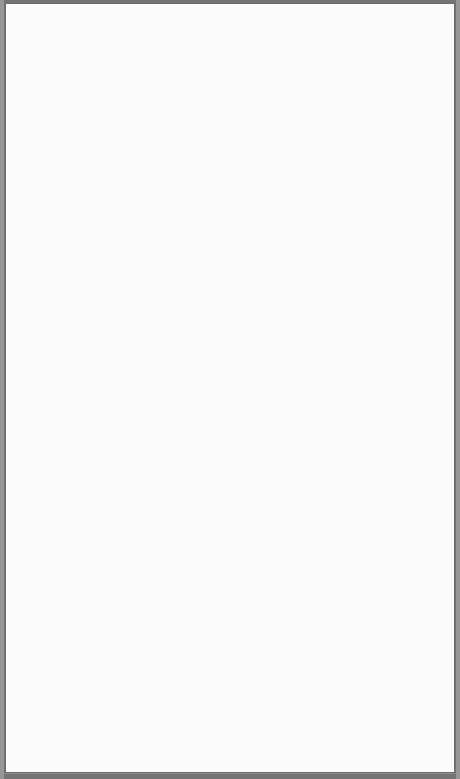
<?xml version="1.0" encoding="UTF-8"?>
<ui version="4.0">
 <class>MainWindow</class>
 <widget class="QMainWindow" name="MainWindow">
  <property name="geometry">
   <rect>
    <x>0</x>
    <y>0</y>
    <width>460</width>
    <height>779</height>
   </rect>
  </property>
  <property name="sizePolicy">
   <sizepolicy hsizetype="Expanding" vsizetype="Expanding">
    <horstretch>0</horstretch>
    <verstretch>0</verstretch>
   </sizepolicy>
  </property>
  <property name="palette">
   <palette>
    <active>
     <colorrole role="Base">
      <brush brushstyle="SolidPattern">
       <color alpha="255">
        <red>255</red>
        <green>255</green>
        <blue>255</blue>
       </color>
      </brush>
     </colorrole>
     <colorrole role="Window">
      <brush brushstyle="SolidPattern">
       <color alpha="255">
        <red>150</red>
        <green>150</green>
        <blue>150</blue>
       </color>
      </brush>
     </colorrole>
    </active>
    <inactive>
     <colorrole role="Base">
      <brush brushstyle="SolidPattern">
       <color alpha="255">
        <red>255</red>
        <green>255</green>
        <blue>255</blue>
       </color>
      </brush>
     </colorrole>
     <colorrole role="Window">
      <brush brushstyle="SolidPattern">
       <color alpha="255">
        <red>150</red>
        <green>150</green>
        <blue>150</blue>
       </color>
      </brush>
     </colorrole>
    </inactive>
    <disabled>
     <colorrole role="Base">
      <brush brushstyle="SolidPattern">
       <color alpha="255">
        <red>150</red>
        <green>150</green>
        <blue>150</blue>
       </color>
      </brush>
     </colorrole>
     <colorrole role="Window">
      <brush brushstyle="SolidPattern">
       <color alpha="255">
        <red>150</red>
        <green>150</green>
        <blue>150</blue>
       </color>
      </brush>
     </colorrole>
    </disabled>
   </palette>
  </property>
  <property name="windowTitle">
   <string>MainWindow</string>
  </property>
  <property name="iconSize">
   <size>
    <width>24</width>
    <height>24</height>
   </size>
  </property>
  <property name="documentMode">
   <bool>false</bool>
  </property>
  <property name="tabShape">
   <enum>QTabWidget::Rounded</enum>
  </property>
  <property name="dockNestingEnabled">
   <bool>false</bool>
  </property>
  <property name="unifiedTitleAndToolBarOnMac">
   <bool>false</bool>
  </property>
  <widget class="QWidget" name="base">
   <layout class="QVBoxLayout" name="base_layout">
    <property name="spacing">
     <number>0</number>
    </property>
    <property name="leftMargin">
     <number>4</number>
    </property>
    <property name="topMargin">
     <number>0</number>
    </property>
    <property name="rightMargin">
     <number>4</number>
    </property>
    <property name="bottomMargin">
     <number>0</number>
    </property>
    <item>
     <widget class="QFrame" name="top_frame">
      <property name="frameShape">
       <enum>QFrame::StyledPanel</enum>
      </property>
      <property name="frameShadow">
       <enum>QFrame::Raised</enum>
      </property>
      <layout class="QVBoxLayout" name="top_frame_layout">
       <property name="spacing">
        <number>0</number>
       </property>
       <property name="leftMargin">
        <number>0</number>
       </property>
       <property name="topMargin">
        <number>0</number>
       </property>
       <property name="rightMargin">
        <number>0</number>
       </property>
       <property name="bottomMargin">
        <number>0</number>
       </property>
      </layout>
     </widget>
    </item>
    <item>
     <widget class="QFrame" name="mid_frame">
      <property name="sizePolicy">
       <sizepolicy hsizetype="Expanding" vsizetype="MinimumExpanding">
        <horstretch>0</horstretch>
        <verstretch>1</verstretch>
       </sizepolicy>
      </property>
      <property name="frameShape">
       <enum>QFrame::StyledPanel</enum>
      </property>
      <property name="frameShadow">
       <enum>QFrame::Raised</enum>
      </property>
      <layout class="QVBoxLayout" name="mid_frame_layout">
       <property name="spacing">
        <number>0</number>
       </property>
       <property name="leftMargin">
        <number>0</number>
       </property>
       <property name="topMargin">
        <number>0</number>
       </property>
       <property name="rightMargin">
        <number>0</number>
       </property>
       <property name="bottomMargin">
        <number>0</number>
       </property>
       <item>
        <widget class="QTabWidget" name="tabWidget">
         <property name="sizePolicy">
          <sizepolicy hsizetype="Expanding" vsizetype="Expanding">
           <horstretch>0</horstretch>
           <verstretch>0</verstretch>
          </sizepolicy>
         </property>
         <property name="font">
          <font>
           <pointsize>10</pointsize>
          </font>
         </property>
         <property name="autoFillBackground">
          <bool>false</bool>
         </property>
         <property name="tabPosition">
          <enum>QTabWidget::West</enum>
         </property>
         <property name="tabShape">
          <enum>QTabWidget::Triangular</enum>
         </property>
         <property name="currentIndex">
          <number>-1</number>
         </property>
         <property name="iconSize">
          <size>
           <width>16</width>
           <height>16</height>
          </size>
         </property>
         <property name="elideMode">
          <enum>Qt::ElideNone</enum>
         </property>
         <property name="documentMode">
          <bool>false</bool>
         </property>
         <property name="tabsClosable">
          <bool>true</bool>
         </property>
         <property name="movable">
          <bool>false</bool>
         </property>
         <property name="tabBarAutoHide">
          <bool>false</bool>
         </property>
        </widget>
       </item>
      </layout>
     </widget>
    </item>
    <item>
     <widget class="QFrame" name="controls_frame">
      <property name="sizePolicy">
       <sizepolicy hsizetype="Preferred" vsizetype="Preferred">
        <horstretch>0</horstretch>
        <verstretch>0</verstretch>
       </sizepolicy>
      </property>
      <property name="frameShape">
       <enum>QFrame::StyledPanel</enum>
      </property>
      <property name="frameShadow">
       <enum>QFrame::Raised</enum>
      </property>
      <layout class="QHBoxLayout" name="controls_frame_layout">
       <property name="spacing">
        <number>2</number>
       </property>
       <property name="leftMargin">
        <number>0</number>
       </property>
       <property name="topMargin">
        <number>0</number>
       </property>
       <property name="rightMargin">
        <number>0</number>
       </property>
       <property name="bottomMargin">
        <number>0</number>
       </property>
      </layout>
     </widget>
    </item>
    <item>
     <widget class="QFrame" name="bottom_frame">
      <property name="sizePolicy">
       <sizepolicy hsizetype="Preferred" vsizetype="Minimum">
        <horstretch>0</horstretch>
        <verstretch>0</verstretch>
       </sizepolicy>
      </property>
      <property name="frameShape">
       <enum>QFrame::StyledPanel</enum>
      </property>
      <property name="frameShadow">
       <enum>QFrame::Raised</enum>
      </property>
      <layout class="QVBoxLayout" name="bottom_frame_layout">
       <property name="spacing">
        <number>0</number>
       </property>
       <property name="leftMargin">
        <number>0</number>
       </property>
       <property name="topMargin">
        <number>0</number>
       </property>
       <property name="rightMargin">
        <number>0</number>
       </property>
       <property name="bottomMargin">
        <number>0</number>
       </property>
      </layout>
     </widget>
    </item>
   </layout>
  </widget>
 </widget>
 <resources/>
 <connections/>
</ui>
